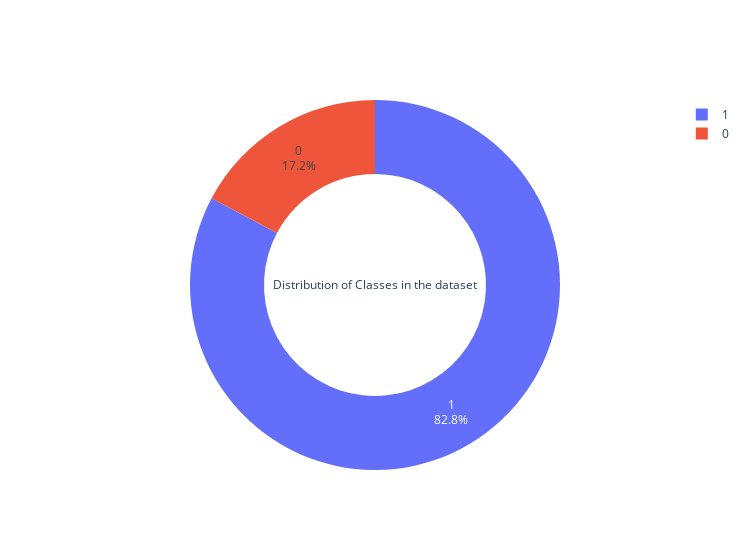

Notebook source saved alongside this figure:
### Markdown cell above
Analyzing the *distribution* of the dataset classes {Positive, Negative} to check if the data is balanced or imbalanced.

### Code cell
labels = df.groupby(df['Label']).size().index
values = df.groupby(df['Label']).size().values
fig = go.Figure(data=[go.Pie(labels=labels, 
                              values=values, 
                              hole=0.6,
                              textinfo='percent+label',  # Show percentages and labels
                              title='Distribution of Classes in the dataset')])

fig.update_layout(title_font_size=20, title_x=0.5,width=750,height=550)
fig.show()

### Figure 1 — Plotly figure (JSON) as saved in the notebook; plotly's stock layout.template omitted (floating-point values rounded to 4 significant figures)
{"data": [{"hole": 0.6, "labels": [0, 1], "textinfo": "percent+label", "title": {"text": "Distribution of Classes in the dataset"}, "type": "pie", "values": [2321, 11141]}], "layout": {"height": 550, "title": {"font": {"size": 20}, "x": 0.5}, "width": 750}}
